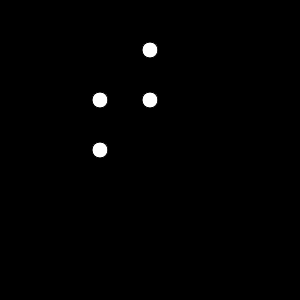
Frame 1 (no input)
Frame 60 (no input): identical to frame 1, image omitted
Frame 120 (the mouse pressed at the canvas centre since frame 60): identical to frame 1, image omitted

The p5.js sketch that drew this single still picture (run headless with seeded random() and noise() and a simulated clock; from frame 60 on, the mouse is pressed at the canvas centre):

// p5.js sketch
// ── sketch.js
var particles = [];
function setup() {
  createCanvas(300,300);

  particles[0] = new Particle();
  particles[1] = new Particle(150,50);
  var v = createVector(150,100);
  particles[2] = new Particle(v);
  particles[3] = new Particle("100,150");
}

function Particle(a,b) {
  if(a instanceof p5.Vector) {
    this.x = a.x;
    this.y = a.y;
  } else if (typeof(a) === "string") {
    var nums = a.split(',');
    this.x = Number(nums[0]);
    this.y = Number(nums[1]);
  } else {
    this.x = a || 100;
    this.y = b || 100;
  }

  this.show = function() {
    fill(266);
    ellipse(this.x, this.y, 16,16);
  }
}

function sum(arr)  {
  var val = 0;
  if (arr instanceof Array) {
    for (var i = 0; i < arr.length; i++) {
      val+= arr[i];
    }
  } else {
    for (var i = 0; i < arguments.length; i++) {
      val += arguments[i];
    }
  }
  return val;
}

function draw() {
  background(0);
  for (var i = 0; i < particles.length; i++) {
    particles[i].show();
  }

}
